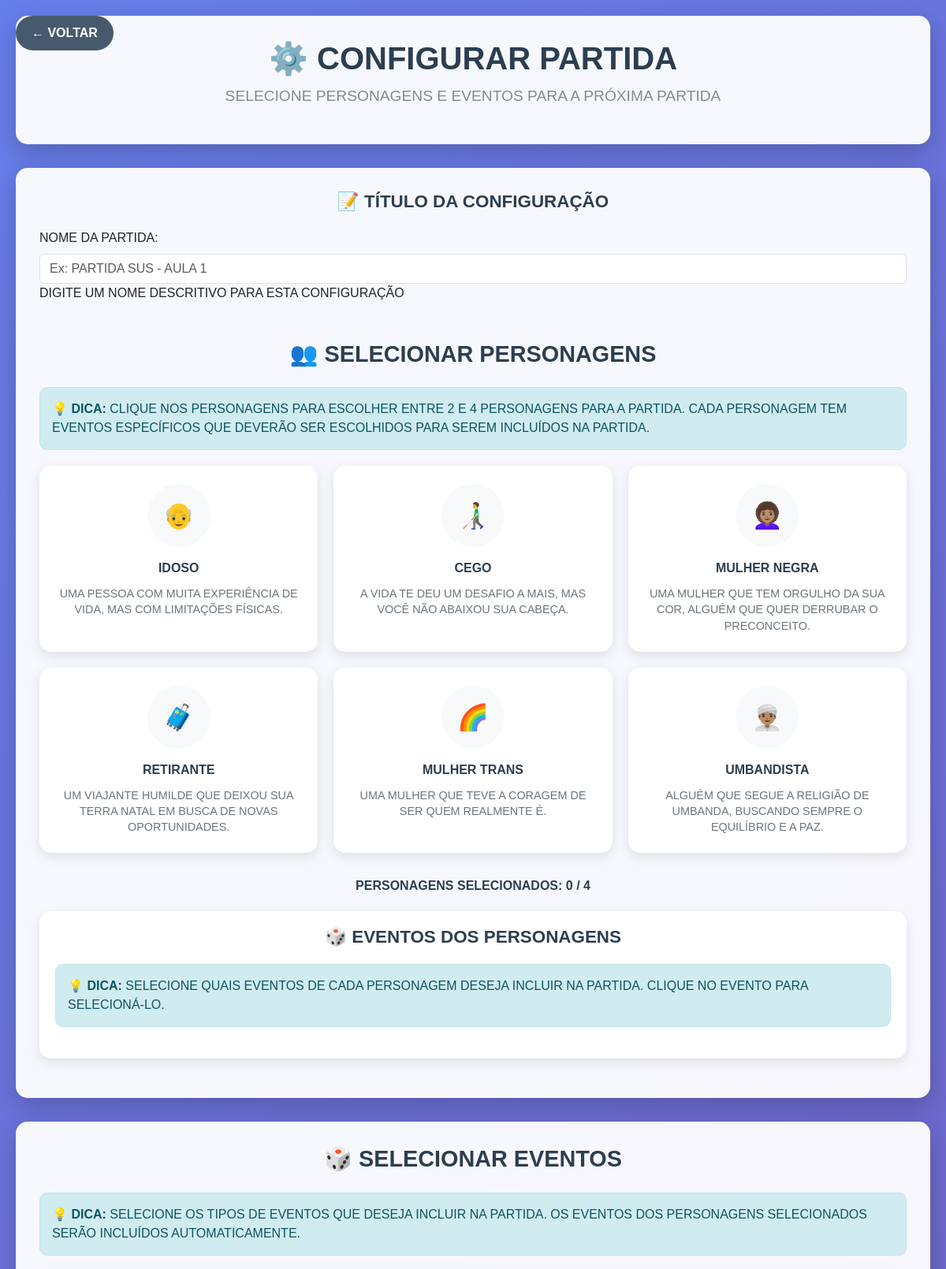
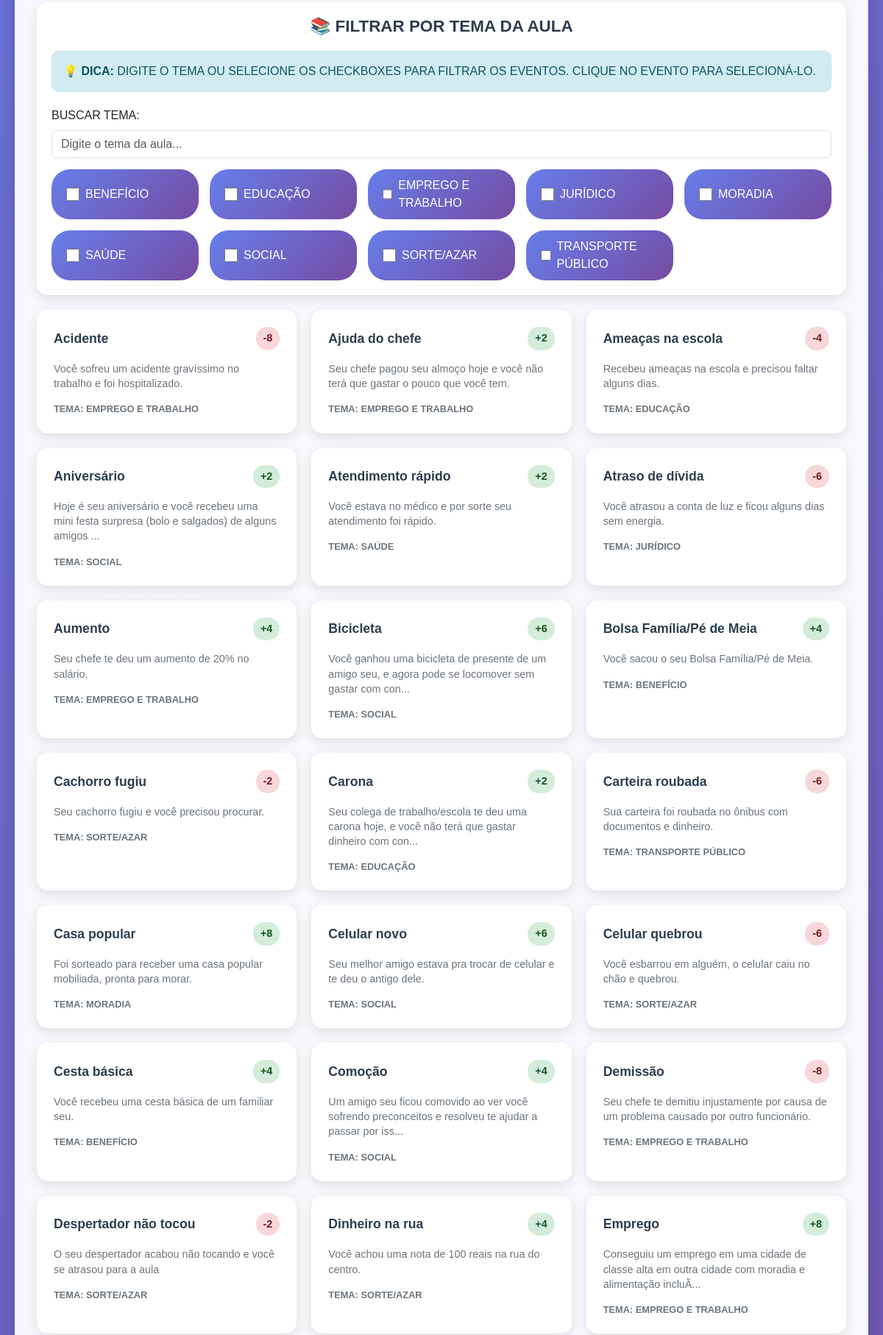
Screenshot of /Adm/configurarPartida.php (signed in, upper part) with the database file from the repository (2 pictures, top to bottom).
### tables this page shows
CREATE TABLE `tbevento` (
  `idEvento` int(11) NOT NULL,
  `nomeEvento` varchar(50) NOT NULL,
  `descricaoEvento` varchar(255) NOT NULL,
  `modificadorEvento` varchar(120) NOT NULL,
  `dificuldadeEvento` varchar(10) NOT NULL,
  `temaAula` varchar(50) DEFAULT NULL,
  `impactoEvento` varchar(50) NOT NULL,
  `casaEvento` int(100) NOT NULL
);

### Adm/configurarPartida.php (the view, shortened to what this page needs)
<?php include('../banco/conexao.php');
include('../includes/verificar_login.php'); ?>
<!DOCTYPE html>
<html lang="pt-BR">
<head>
    <link href="https://cdn.jsdelivr.net/npm/bootstrap@5.3.7/dist/css/bootstrap.min.css" rel="stylesheet">
</head>
<body>
    <a href="index.php" class="back-btn">← VOLTAR</a>
    <div class="admin-container">
        <div class="admin-header">
            <h1 class="admin-title">⚙️ CONFIGURAR PARTIDA</h1>
            <p class="admin-subtitle">SELECIONE PERSONAGENS E EVENTOS PARA A PRÓXIMA PARTIDA</p>
        </div>
        <form method="POST" action="salvarConfiguracao.php">
            <div class="config-section">
                <div class="form-section">
                    <h2 class="subsection-title">📝 TÍTULO DA CONFIGURAÇÃO</h2>
                    <div class="form-group">
                        <label for="tituloConfiguracao" class="form-label">NOME DA PARTIDA:</label>
                        <input type="text" class="form-control" id="tituloConfiguracao" name="tituloConfiguracao"
                            placeholder="Ex: PARTIDA SUS - AULA 1" required>
                        <div class="help-text">DIGITE UM NOME DESCRITIVO PARA ESTA CONFIGURAÇÃO</div>
                    </div>
                </div>
                <br><br>
                <h2 class="section-title">👥 SELECIONAR PERSONAGENS</h2>
                <div class="alert alert-info">
                    <strong>💡 DICA:</strong> CLIQUE NOS PERSONAGENS PARA ESCOLHER ENTRE 2 E 4 PERSONAGENS PARA A PARTIDA. CADA PERSONAGEM TEM EVENTOS ESPECÍFICOS QUE DEVERÃO SER ESCOLHIDOS PARA SEREM INCLUÍDOS NA PARTIDA.
                </div>
                <div class="personagens-grid">
                    <div class="personagem-card" data-id="1" data-nome="IDOSO" data-emoji="👴">
                        <div class="personagem-img">👴</div>
                        <div class="personagem-nome">IDOSO</div>
                        <div class="personagem-desc">UMA PESSOA COM MUITA EXPERIÊNCIA DE VIDA, MAS COM LIMITAÇÕES FÍSICAS.</div>
                    </div>
                    <div class="personagem-card" data-id="2" data-nome="CEGO" data-emoji="👨‍🦯">
                        <div class="personagem-img">👨‍🦯</div>
                        <div class="personagem-nome">CEGO</div>
                        <div class="personagem-desc">A VIDA TE DEU UM DESAFIO A MAIS, MAS VOCÊ NÃO ABAIXOU SUA CABEÇA.</div>
                    </div>
                    <div class="personagem-card" data-id="3" data-nome="MULHER NEGRA" data-emoji="👩🏽‍🦱">
                        <div class="personagem-img">👩🏽‍🦱</div>
                        <div class="personagem-nome">MULHER NEGRA</div>
                        <div class="personagem-desc">UMA MULHER QUE TEM ORGULHO DA SUA COR, ALGUÉM QUE QUER DERRUBAR O PRECONCEITO.</div>
                    </div>
                    <div class="personagem-card" data-id="4" data-nome="RETIRANTE" data-emoji="🧳">
                        <div class="personagem-img">🧳</div>
                        <div class="personagem-nome">RETIRANTE</div>
                        <div class="personagem-desc">UM VIAJANTE HUMILDE QUE DEIXOU SUA TERRA NATAL EM BUSCA DE NOVAS OPORTUNIDADES.</div>
                    </div>
                    <div class="personagem-card" data-id="5" data-nome="MULHER TRANS" data-emoji="🌈">
                        <div class="personagem-img">🌈</div>
                        <div class="personagem-nome">MULHER TRANS</div>
                        <div class="personagem-desc">UMA MULHER QUE TEVE A CORAGEM DE SER QUEM REALMENTE É.</div>
                    </div>
                    <div class="personagem-card" data-id="6" data-nome="UMBANDISTA" data-emoji="👳🏽‍♂️">
                        <div class="personagem-img">👳🏽‍♂️</div>
                        <div class="personagem-nome">UMBANDISTA</div>
                        <div class="personagem-desc">ALGUÉM QUE SEGUE A RELIGIÃO DE UMBANDA, BUSCANDO SEMPRE O EQUILÍBRIO E A PAZ.</div>
                    </div>
                </div>
                <div class="selected-count">
                    PERSONAGENS SELECIONADOS: <span id="count-personagens">0</span> / 4
                </div>
                <div class="personagem-eventos-section">
                    <h3 class="subsection-title">🎲 EVENTOS DOS PERSONAGENS</h3>
                    <div class="alert alert-info">
                        <strong>💡 DICA:</strong> SELECIONE QUAIS EVENTOS DE CADA PERSONAGEM DESEJA INCLUIR NA PARTIDA. CLIQUE NO EVENTO PARA SELECIONÁ-LO.
                    </div>
                </div>
            </div>
            <div class="eventos-section">
                <h2 class="section-title">🎲 SELECIONAR EVENTOS</h2>
                <div class="alert alert-info">
                    <strong>💡 DICA:</strong> SELECIONE OS TIPOS DE EVENTOS QUE DESEJA INCLUIR NA PARTIDA. OS EVENTOS DOS PERSONAGENS SELECIONADOS SERÃO INCLUÍDOS AUTOMATICAMENTE.
                </div>
                <div class="filtros-temas-section">
                    <h3 class="subsection-title">📚 FILTRAR POR TEMA DA AULA</h3>
                    <div class="alert alert-info">
                        <strong>💡 DICA:</strong> DIGITE O TEMA OU SELECIONE OS CHECKBOXES PARA FILTRAR OS EVENTOS. CLIQUE NO EVENTO PARA SELECIONÁ-LO.
                    </div>
                    <div class="form-group">
                        <label for="buscar-tema" class="form-label">BUSCAR TEMA:</label>
                        <input type="text" class="form-control" id="buscar-tema"
                            placeholder="Digite o tema da aula..." autocomplete="off">
                    </div>
                    <div class="temas-disponiveis">
                        <?php
                        $stmt = $pdo->query("SELECT DISTINCT temaAula FROM tbevento WHERE temaAula IS NOT NULL AND temaAula != '' ORDER BY temaAula");
                        $temas = $stmt->fetchAll(PDO::FETCH_COLUMN);
                        foreach ($temas as $tema) {
                            echo "<label class='filtro-checkbox'>";
                            echo "<input type='checkbox' name='temas[]' value='" . htmlspecialchars($tema) . "'>";
                            echo "<span>" . htmlspecialchars($tema) . "</span>";
                            echo "</label>";
                        }
                        ?>
                    </div>
                </div>
                <div class="eventos-grid" id="eventos-grid">
                    <?php
                    $stmt = $pdo->query("SELECT * FROM tbevento ORDER BY nomeEvento");
                    while ($row = $stmt->fetch(PDO::FETCH_ASSOC)) {
                        $tipo = $row['casaEvento'] > 0 ? 'positivo' : 'negativo';
                        $casas = $row['casaEvento'];
                        $temaAula = $row['temaAula'] ?? 'Sem tema';
                        echo "<div class='evento-card' data-id='{$row['idEvento']}' data-tema='" . htmlspecialchars($temaAula) . "'>";
                        echo "<div class='evento-header'>";
                        echo "<div class='evento-nome'>{$row['nomeEvento']}</div>";
                        echo "<div class='evento-casas {$tipo}'>" . ($casas > 0 ? '+' : '') . $casas . "</div>";
                        echo "</div>";
                        echo "<div class='evento-descricao'>" . substr($row['descricaoEvento'], 0, 100) . (strlen($row['descricaoEvento']) > 100 ? '...' : '') . "</div>";
                        echo "<div class='evento-tema'>TEMA: " . htmlspecialchars($temaAula) . "</div>";
                        echo "</div>";
                    }
                    ?>
                </div>
            </div>
        </form>
    </div>
</body>
</html>

### Adm/configurarPartida.php (style rules this page uses)
body { background: linear-gradient(135deg, #667eea 0%, #764ba2 100%); min-height: 100vh; font-family: 'Arial', sans-serif; }
.admin-container { max-width: 1400px; margin: 0 auto; padding: 20px; }
.admin-header { background: rgba(255, 255, 255, 0.95); border-radius: 15px; padding: 30px; margin-bottom: 30px; box-shadow: 0 10px 30px rgba(0, 0, 0, 0.2); text-align: center; }
.admin-title { color: #2c3e50; font-size: 2.5rem; font-weight: bold; margin-bottom: 10px; }
.admin-subtitle { color: #7f8c8d; font-size: 1.2rem; }
.config-section { background: rgba(255, 255, 255, 0.95); border-radius: 15px; padding: 30px; box-shadow: 0 10px 30px rgba(0, 0, 0, 0.2); margin-bottom: 30px; }
.section-title { color: #2c3e50; font-size: 1.8rem; font-weight: bold; margin-bottom: 25px; text-align: center; }
.personagens-grid { display: grid; grid-template-columns: repeat(3, 1fr); grid-template-rows: repeat(2, auto); gap: 20px; margin-bottom: 30px; }
.personagem-card { background: white; border-radius: 15px; padding: 20px; text-align: center; box-shadow: 0 5px 15px rgba(0, 0, 0, 0.1); transition: transform 0.3s ease, box-shadow 0.3s ease; cursor: pointer; border: 3px solid transparent; }
.personagem-img { width: 80px; height: 80px; border-radius: 50%; margin: 0 auto 15px; background: #f8f9fa; display: flex; align-items: center; justify-content: center; font-size: 2rem; }
.personagem-nome { font-weight: bold; color: #2c3e50; margin-bottom: 10px; }
.personagem-desc { font-size: 0.9rem; color: #6c757d; line-height: 1.4; }
.eventos-section { background: rgba(255, 255, 255, 0.95); border-radius: 15px; padding: 30px; box-shadow: 0 10px 30px rgba(0, 0, 0, 0.2); }
.filtro-checkbox { display: flex; align-items: center; gap: 8px; padding: 10px 20px; background: linear-gradient(135deg, #667eea 0%, #764ba2 100%); color: white; border-radius: 25px; cursor: pointer; transition: transform 0.3s ease; }
.filtro-checkbox input[type="checkbox"] { width: 18px; height: 18px; accent-color: white; }
.eventos-grid { display: grid; grid-template-columns: repeat(auto-fit, minmax(300px, 1fr)); gap: 20px; margin-bottom: 30px; }
.evento-card { background: white; border-radius: 15px; padding: 20px; box-shadow: 0 5px 15px rgba(0, 0, 0, 0.1); transition: transform 0.3s ease, box-shadow 0.3s ease; cursor: pointer; border: 3px solid transparent; }
.evento-header { display: flex; justify-content: space-between; align-items: center; margin-bottom: 15px; }
.evento-nome { font-weight: bold; color: #2c3e50; font-size: 1.1rem; }
.evento-casas { font-weight: bold; padding: 5px 10px; border-radius: 15px; font-size: 0.9rem; }
.evento-casas.positivo { background: #d4edda; color: #155724; }
.evento-casas.negativo { background: #f8d7da; color: #721c24; }
.evento-descricao { color: #6c757d; font-size: 0.9rem; line-height: 1.4; margin-bottom: 15px; }
.back-btn { position: fixed; top: 20px; left: 20px; background: rgba(52, 73, 94, 0.9); color: white; border: none; padding: 10px 20px; border-radius: 25px; text-decoration: none; font-weight: bold; transition: background 0.3s ease; z-index: 9999; }
.selected-count { text-align: center; margin-bottom: 20px; font-weight: bold; color: #2c3e50; }
.alert-info { background: #d1ecf1; color: #0c5460; border: 1px solid #bee5eb; border-radius: 10px; padding: 15px; margin-bottom: 20px; }
.subsection-title { color: #2c3e50; font-size: 1.4rem; font-weight: bold; margin-bottom: 20px; text-align: center; }
.personagem-eventos-section { background: rgba(255, 255, 255, 0.95); border-radius: 15px; padding: 20px; margin-bottom: 20px; box-shadow: 0 5px 15px rgba(0, 0, 0, 0.1); }
.filtros-temas-section { background: rgba(255, 255, 255, 0.95); border-radius: 15px; padding: 20px; margin-bottom: 20px; box-shadow: 0 5px 15px rgba(0, 0, 0, 0.1); }
.temas-disponiveis { display: grid; grid-template-columns: repeat(auto-fit, minmax(200px, 1fr)); gap: 15px; margin-top: 15px; }
.evento-tema { font-size: 0.8rem; color: #6c757d; margin-top: 10px; font-weight: bold; }
.form-group { position: relative; }

### rows the page displays
tbevento: nomeEvento "Acidente", casaEvento "-8", descricaoEvento "Você sofreu um acidente gravíssimo no trabalho e foi hospitalizado.", temaAula "EMPREGO E TRABALHO"
tbevento: nomeEvento "Ajuda do chefe", casaEvento "2", descricaoEvento "Seu chefe pagou seu almoço hoje e você não terá que gastar o pouco que você tem.", temaAula "EMPREGO E TRABALHO"
tbevento: nomeEvento "Ameaças na escola", casaEvento "-4", descricaoEvento "Recebeu ameaças na escola e precisou faltar alguns dias.", temaAula "EDUCAÇÃO"
tbevento: nomeEvento "Aniversário", casaEvento "2", descricaoEvento "Hoje é seu aniversário e você recebeu uma mini festa surpresa (bolo e salgados) de alguns amigos", temaAula "SOCIAL"
tbevento: nomeEvento "Atendimento rápido", casaEvento "2", descricaoEvento "Você estava no médico e por sorte seu atendimento foi rápido.", temaAula "SAÚDE"
tbevento: nomeEvento "Atraso de dívida", casaEvento "-6", descricaoEvento "Você atrasou a conta de luz e ficou alguns dias sem energia.", temaAula "JURÍDICO"
tbevento: nomeEvento "Aumento", casaEvento "4", descricaoEvento "Seu chefe te deu um aumento de 20% no salário.", temaAula "EMPREGO E TRABALHO"
tbevento: nomeEvento "Bicicleta", casaEvento "6", descricaoEvento "Você ganhou uma bicicleta de presente de um amigo seu, e agora pode se locomover sem gastar com con", temaAula "SOCIAL"
tbevento: nomeEvento "Bolsa Família/Pé de Meia", casaEvento "4", descricaoEvento "Você sacou o seu Bolsa Família/Pé de Meia.", temaAula "BENEFÍCIO"
tbevento: nomeEvento "Cachorro fugiu", casaEvento "-2", descricaoEvento "Seu cachorro fugiu e você precisou procurar.", temaAula "SORTE/AZAR"
tbevento: nomeEvento "Carona", casaEvento "2", descricaoEvento "Seu colega de trabalho/escola te deu uma carona hoje, e você não terá que gastar dinheiro com con", temaAula "EDUCAÇÃO"
tbevento: nomeEvento "Carteira roubada", casaEvento "-6", descricaoEvento "Sua carteira foi roubada no ônibus com documentos e dinheiro.", temaAula "TRANSPORTE PÚBLICO"
tbevento: nomeEvento "Casa popular", casaEvento "8", descricaoEvento "Foi sorteado para receber uma casa popular mobiliada, pronta para morar.", temaAula "MORADIA"
tbevento: nomeEvento "Celular novo", casaEvento "6", descricaoEvento "Seu melhor amigo estava pra trocar de celular e te deu o antigo dele.", temaAula "SOCIAL"
tbevento: nomeEvento "Celular quebrou", casaEvento "-6", descricaoEvento "Você esbarrou em alguém, o celular caiu no chão e quebrou.", temaAula "SORTE/AZAR"
tbevento: nomeEvento "Cesta básica", casaEvento "4", descricaoEvento "Você recebeu uma cesta básica de um familiar seu.", temaAula "BENEFÍCIO"
tbevento: nomeEvento "Comoção", casaEvento "4", descricaoEvento "Um amigo seu ficou comovido ao ver você sofrendo preconceitos e resolveu te ajudar a passar por iss", temaAula "SOCIAL"
tbevento: nomeEvento "Demissão", casaEvento "-8", descricaoEvento "Seu chefe te demitiu injustamente por causa de um problema causado por outro funcionário.", temaAula "EMPREGO E TRABALHO"
tbevento: nomeEvento "Despertador não tocou", casaEvento "-2", descricaoEvento "O seu despertador acabou não tocando e você se atrasou para a aula", temaAula "SORTE/AZAR"
tbevento: nomeEvento "Dinheiro na rua", casaEvento "4", descricaoEvento "Você achou uma nota de 100 reais na rua do centro.", temaAula "SORTE/AZAR"
tbevento: nomeEvento "Emprego", casaEvento "8", descricaoEvento "Conseguiu um emprego em uma cidade de classe alta em outra cidade com moradia e alimentação incluÃ", temaAula "EMPREGO E TRABALHO"

### other values shown
$tema "BENEFÍCIO"
$tema "EDUCAÇÃO"
$tema "EMPREGO E TRABALHO"
$tema "JURÍDICO"
$tema "MORADIA"
$tema "SAÚDE"
$tema "SOCIAL"
$tema "SORTE/AZAR"
$tema "TRANSPORTE PÚBLICO"
